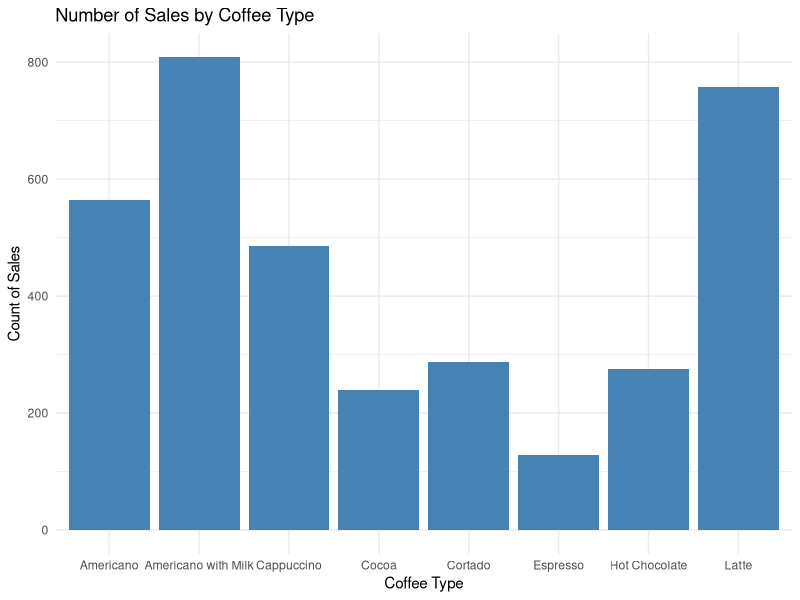
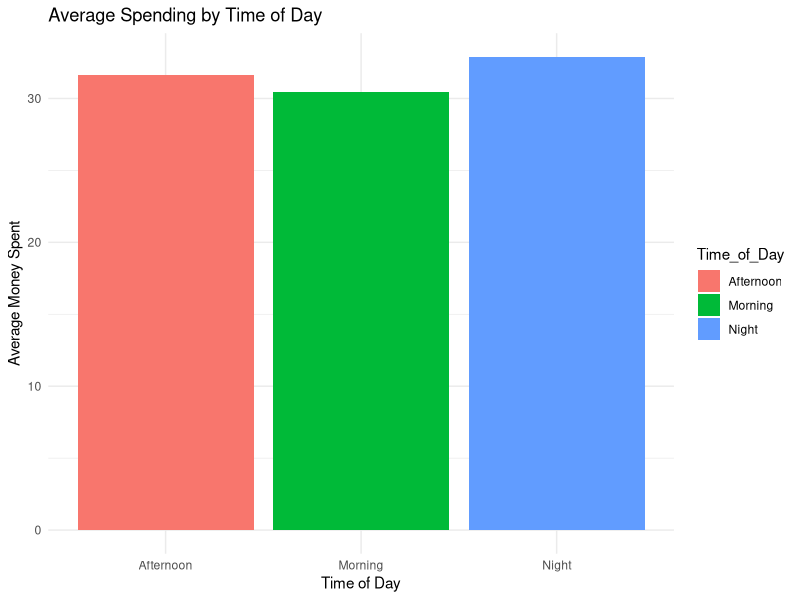

Recreate these plots in R, in order.

# Load required libraries
library(tidyverse)   

# Load the dataset
coffee <- read_csv("coffe.csv")

head(coffee)   # shows first few rows
str(coffee)   

# Visualization 1: Sales count by coffee type

ggplot(coffee, aes(x = coffee_name)) +
  geom_bar(fill = "steelblue") +
  labs(
    title = "Number of Sales by Coffee Type",
    x = "Coffee Type",
    y = "Count of Sales"
  ) +
  theme_minimal()


# Visualization 2: Average money spent by Time of Day

ggplot(coffee, aes(x = Time_of_Day, y = money, fill = Time_of_Day)) +
  stat_summary(fun = "mean", geom = "bar") +
  labs(
    title = "Average Spending by Time of Day",
    x = "Time of Day",
    y = "Average Money Spent"
  ) +
  theme_minimal()
